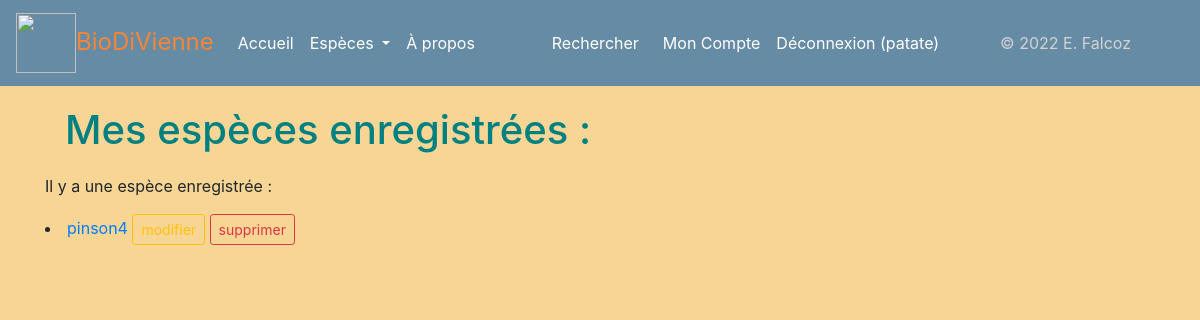
/moncompte (signed in), run on an earlier commit of the app's database.
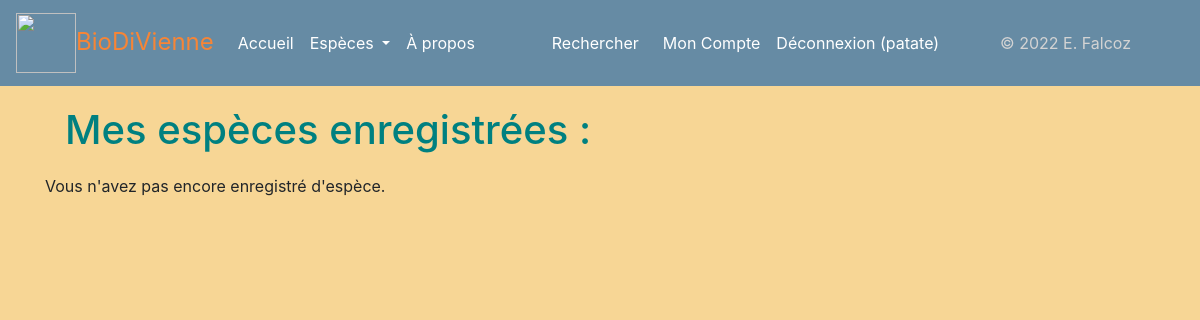
And on a later commit of the database.
### app25OK.py (models this page shows, shortened)
class User(UserMixin, db.Model):
    user_id = db.Column(db.Integer, unique=True, nullable=False, primary_key=True, autoincrement=True)
    user_nom = db.Column(db.Text, nullable=False)
    user_login = db.Column(db.String(45), nullable=False, unique=True)
    user_email = db.Column(db.Text, nullable=False)
    user_password = db.Column(db.String(100), nullable=False)
    authorships = db.relationship("Authorship", back_populates="user")

class Espece(db.Model):
    espece_id = db.Column(db.Integer, unique=True, nullable=False, primary_key=True, autoincrement=True)
    espece_fichier = db.Column(db.Text, unique=True, nullable=False)
    espece_regne = db.Column(db.Text)
    espece_nom_vernaculaire = db.Column(db.Text, nullable=False)
    espece_nom_latin = db.Column(db.Text, unique=True, nullable=False)
    espece_description = db.Column(db.Text)
    espece_preoccupation = db.Column(db.Text)
    authorships = db.relationship("Authorship", back_populates="espece")

### app25OK.py (the view)
@app.route('/moncompte')
def mon_compte():
    especes_user = db.session.query(Espece)\
        .filter(Espece.espece_id == Authorship.authorship_espece_id)\
        .filter(User.user_id == Authorship.authorship_user_id)\
        .filter(User.user_id == current_user.user_id).all()
    flash(especes_user)
    return render_template('pages/moncompte.html', especes=especes_user)

### app25OK.py (called while the page is built)
@login.user_loader
def trouver_utilisateur_via_id(identifiant):
    return User.query.get(int(identifiant))

### templates/pages/moncompte.html (shortened to what this page needs)
{% extends "conteneur3.html" %}
{% block corps %}
<!DOCTYPE html>
<html lang="en">
<head>
</head>
<body>
    {% if action == "suppr" %}
        {% if statut == 0 %}
        <div class="alert alert-warning" role="alert">Erreur suppression. Veuillez réessayer.</div>
        {% else %}
        <div class="alert alert-success" role="alert">L'espèce a bien été supprimée.</div>
        {% endif %}
    {% elif action == "modif" %}
        {% if statut == 0 %}
        <div class="alert alert-warning" role="alert">Erreur modification. Veuillez réessayer.</div>
        {% else %}
        <div class="alert alert-success" role="alert">L'espèce a bien été modifiée.</div>
        {% endif %}
    {% else %}
    <div class="mes_especes">
        <div>
            <h1><span class="initiale">M</span>es espèces enregistrées :</h1>
            </div>
        <div>
        {% if especes|length == 0 %}
        Vous n'avez pas encore enregistré d'espèce.
        {% elif especes|length == 1 %}
        <p>Il y a une espèce enregistrée :</p>
        {% else %}
        <p>Il y a {{ especes|length }} enregistrées :</p>
        {% endif %}
        {% for espece in especes %}
                        <li><a href="{{url_for('espece', espece_id=espece.espece_id)}}">{{espece.espece_nom_vernaculaire}}</a>
                            <a type="button" class="btn btn-outline-warning btn-sm" href="{{url_for('espece_modif', espece_id=espece.espece_id)}}">modifier</a>
                            <a type="button" class="btn btn-outline-danger btn-sm" href="{{url_for('espece_supp', espece_id=espece.espece_id)}}">supprimer</a>
                        </li>
        {% endfor %}
            </div>
    </div>
    {% endif %}
{% endblock %}

### templates/conteneur3.html (shortened to what this page needs)
<!DOCTYPE html>
<html lang="fr">
<head>
    <head>
    {% include "partials/css.html" %}
        <link rel="stylesheet" href="/static/css/style.css">
</head>
<body>
    <nav class="navbar navbar-expand-lg navbar-light" style="background-color: #668ba4;">
        <a class="navbar-brand" href="{{url_for('accueil')}}" style="color: #f78536; font-size: x-large;"> <img class="d-inline-block" src="{{url_for('static', filename='images/pavot.png')}}" width="60" height="60" class="d-inline-block align-text-top"/>BioDiVienne</a>
        <ul class="navbar-nav mr-auto mt-2 mt-lg-0">
          <li class="nav-item active">
            <a class="nav-link nav-info" style="color: white" href="{{url_for('accueil')}}">Accueil</a>
          </li>
          <li class="nav-item dropdown nav-item">
            <a class="nav-link dropdown-toggle" style="color: white" href="#" id="EspecesDropdown" role="button" data-toggle="dropdown" aria-haspopup="true" aria-expanded="false">
              Espèces
            </a>
          </li>
            <li class="nav-item">
            <a class="nav-link " style="color: white;" href="{{url_for('page_apropos')}}">À propos</a>
          </li>
        </ul>
        <form class="form-inline my-2 my-lg-0" action="{{url_for('recherche')}}" method="GET">
            <a class="nav-link" style="color: white" src="{{url_for('recherche')}}" href="{{url_for('recherche')}}">Rechercher</a>
        </form>
        <ul class="navbar-nav mr-auto">
                {% if not current_user.is_authenticated %}
                  <li class="nav-item">
                    <a class="nav-link" style="color: white" href="{{url_for("inscription")}}">Inscription</a>
                  </li>
                  <li class="nav-item">
                    <a class="nav-link" style="color: white" href="{{url_for("connexion")}}">Connexion</a>
                  </li>
                {% else %}
                <li class="nav-item">
                <a class="nav-link" style="color: white" href="{{url_for("mon_compte")}}">Mon Compte</a>
                </li>
                  <li class="nav-item">
                    <a class="nav-link" style="color: white" href="{{url_for("deconnexion")}}">Déconnexion ({{current_user.user_nom}})</a>
                  </li>
                {% endif %}
        </ul>
        <ul class="navbar-nav mr-auto">
            <li class="nav-item" style="color: lightgray">&copy; 2022 E. Falcoz</li>
        </ul>
    </nav>
    <div class="container">
    {% block corps %}{% endblock %}
    </div>
</body>
</html>

### templates/partials/css.html (shortened to what this page needs)
<link rel="stylesheet" href="{{ url_for('static', filename='css/bootstrap.css')}}">

### static/css/style.css (style rules this page uses)
.container { background-image: none; }

### templates/pages/moncompte.html (style rules this page uses)
body { background-color: #f7d695; }
h1 { color: teal; margin: 20px; }

What changed in the data, as far as the page shows it:
removed Espece: espece_nom_vernaculaire "pinson4"
Also different on the page:
text no longer shown: "Il y a une espèce enregistrée :"
text now shown: "Vous n'avez pas encore enregistré d'espèce."
